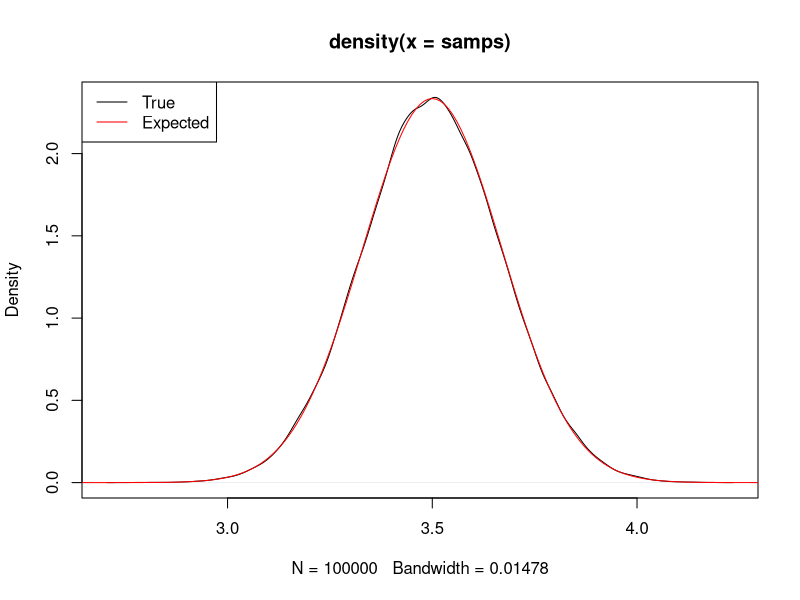

Reproduce this figure in R.
## ---- chunk 1

n <- 1e5 # number of times you want to take the mean
N <- 1e2 # number of dicerolls per mean

samps<- numeric(n)

for(i in 1:n)  samps[i] <- mean(sample(1:6, N, replace =T))

plot(density(samps))

variance <- var(sample(1:6, 1e4, T))/(N)
# to get true distribution, we can either estimate the plot 
#lines(density(rnorm(1e8, 3.5, sqrt(variance))) , col = "red") t

# or approximate it (faster) 
x <- 200:500 /100
lines(x, dnorm(x, 3.5, sqrt(variance)), col = "red")
legend("topleft",legend = c("True", "Expected"), lty = c(1,1), col = c("black","red") )
## ---- chunk 2
variance 
## ---- chunk 3
35/1200
